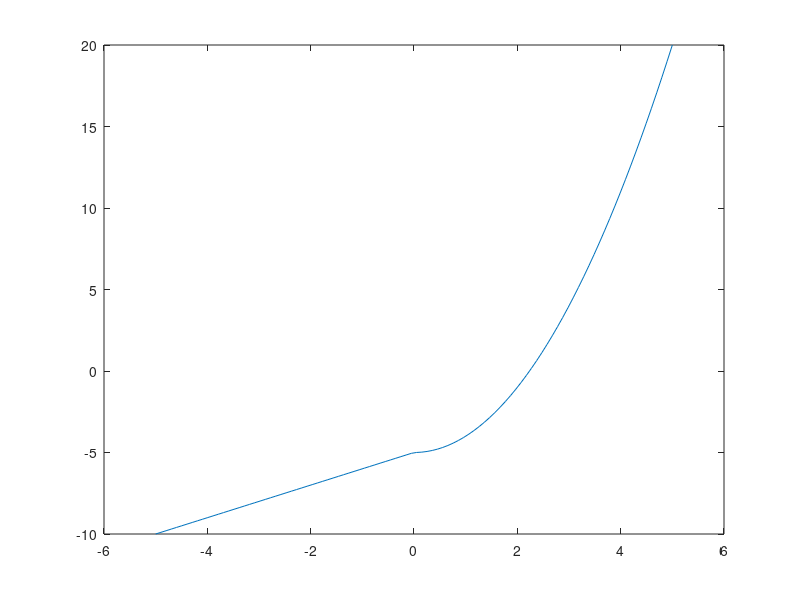

Recreate this plot in MATLAB.
1;

function y=f4(x)
for i=1:length(x)
if x(i)>0
y(i)=x(i).^2-5;
else 
y(i)=x(i)-5;
end
end
end

t=linspace(-5,5,100)
ft=f4(t);

plot(t,ft)